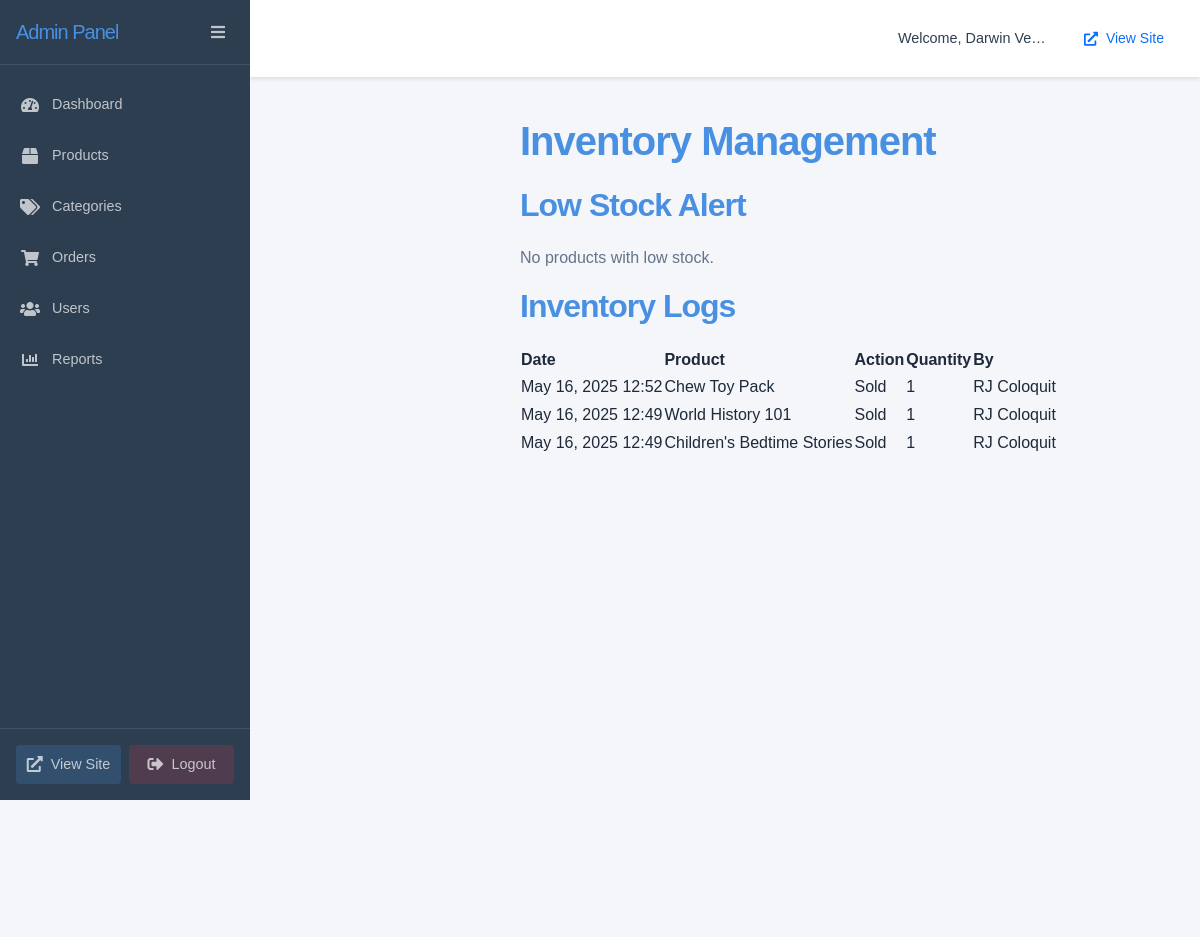
Page /webstore/admin/inventory.php (signed in) on the committed database.
### tables this page shows
CREATE TABLE `inventory_logs` (
  `log_id` int NOT NULL AUTO_INCREMENT,
  `product_id` int DEFAULT NULL,
  `change_type` enum('add','edit','delete','restock','sold') NOT NULL,
  `quantity_change` int NOT NULL,
  `action_by` int DEFAULT NULL,
  `action_time` timestamp NULL DEFAULT CURRENT_TIMESTAMP,
  PRIMARY KEY (`log_id`),
  KEY `product_id` (`product_id`),
  KEY `action_by` (`action_by`),
  CONSTRAINT `inventory_logs_ibfk_1` FOREIGN KEY (`product_id`) REFERENCES `products` (`product_id`),
  CONSTRAINT `inventory_logs_ibfk_2` FOREIGN KEY (`action_by`) REFERENCES `users` (`user_id`)
);

CREATE TABLE `products` (
  `product_id` int NOT NULL AUTO_INCREMENT,
  `category_id` int DEFAULT NULL,
  `name` varchar(150) NOT NULL,
  `description` text,
  `image` varchar(255) DEFAULT NULL,
  `price` decimal(10,2) NOT NULL,
  `stock` int NOT NULL DEFAULT '0',
  `created_at` timestamp NULL DEFAULT CURRENT_TIMESTAMP,
  PRIMARY KEY (`product_id`),
  KEY `category_id` (`category_id`),
  CONSTRAINT `products_ibfk_1` FOREIGN KEY (`category_id`) REFERENCES `categories` (`category_id`) ON DELETE SET NULL
);

CREATE TABLE `users` (
  `user_id` int NOT NULL AUTO_INCREMENT,
  `role` enum('customer','admin') DEFAULT 'customer',
  `full_name` varchar(100) NOT NULL,
  `email` varchar(100) NOT NULL,
  `password` varchar(255) NOT NULL,
  `phone` varchar(20) DEFAULT NULL,
  `address` text,
  `created_at` timestamp NULL DEFAULT CURRENT_TIMESTAMP,
  PRIMARY KEY (`user_id`),
  UNIQUE KEY `email` (`email`)
);

### webstore/includes/functions.php (called while the page is built, shortened)
<?php
function getDBConnection() {
    global $conn;
    return $conn;
}
function getInventoryLogs($limit = 50) {
    $conn = getDBConnection();
    $stmt = $conn->prepare("SELECT il.*, p.name AS product_name, u.full_name
                           FROM inventory_logs il
                           JOIN products p ON il.product_id = p.product_id
                           JOIN users u ON il.action_by = u.user_id
                           ORDER BY il.action_time DESC LIMIT ?");
    $stmt->bind_param("i", $limit);
    $stmt->execute();
    return $stmt->get_result()->fetch_all(MYSQLI_ASSOC);
}
?>

### webstore/admin/inventory.php (the view, shortened to what this page needs)
<?php
require_once '../includes/functions.php';
$inventoryLogs = getInventoryLogs();
$lowStockProducts = getLowStockProducts(5);
include 'includes/header.php';
?>
<div class="admin-container">
    <?php include 'includes/sidebar.php'; ?>
    <main class="admin-content">
        <h1>Inventory Management</h1>
        <div class="inventory-grid">
            <div class="inventory-card">
                <h2>Low Stock Alert</h2>
                <?php if (empty($lowStockProducts)): ?>
                    <p>No products with low stock.</p>
                <?php endif; ?>
            </div>
            <div class="inventory-card">
                <h2>Inventory Logs</h2>
                <?php if (empty($inventoryLogs)): ?>
                    <p>No inventory logs found.</p>
                <?php else: ?>
                    <div class="logs-table">
                        <table>
                            <thead>
                                <tr>
                                    <th>Date</th>
                                    <th>Product</th>
                                    <th>Action</th>
                                    <th>Quantity</th>
                                    <th>By</th>
                                </tr>
                            </thead>
                            <tbody>
                                <?php foreach ($inventoryLogs as $log): ?>
                                    <tr>
                                        <td><?= date('M j, Y H:i', strtotime($log['action_time'])) ?></td>
                                        <td><?= htmlspecialchars($log['product_name']) ?></td>
                                        <td>
                                            <span class="log-action <?= $log['change_type'] ?>">
                                                <?= ucfirst($log['change_type']) ?>
                                            </span>
                                        </td>
                                        <td><?= $log['quantity_change'] ?></td>
                                        <td><?= htmlspecialchars($log['full_name']) ?></td>
                                    </tr>
                                <?php endforeach; ?>
                            </tbody>
                        </table>
                    </div>
                <?php endif; ?>
            </div>
        </div>
    </main>
</div>
<?php include 'includes/footer.php'; ?>

### webstore/admin/css/admin-layout.css (style rules this page uses)
.admin-body { margin: 0; padding: 0; background: #f4f6f9; min-height: 100vh; overflow-x: hidden; }
.admin-container { display: flex; min-height: 100vh; position: relative; background: #f4f6f9; }
.admin-content { flex: 1; margin-left: 250px; min-height: 100vh; transition: margin-left 0.3s ease; position: relative; width: calc(100% - 250px); }

### webstore/css/styles.css (style rules this page uses)
:root { --primary-color: #6366f1; --primary-dark: #4f46e5; --primary-light: #818cf8; --secondary-color: #64748b; --accent-color: #f59e0b; --text-color: #1e293b; --text-light: #64748b; --light-bg: #f8fafc; --border-color: #e2e8f0; --success-color: #10b981; --danger-color: #ef4444; --warning-color: #f59e0b; --info-color: #3b82f6; --shadow-sm: 0 1px 2px 0 rgb(0 0 0 / 0.05); --shadow: 0 4px 6px -1px rgb(0 0 0 / 0.1), 0 2px 4px -2px rgb(0 0 0 / 0.1); --shadow-md: 0 10px 15px -3px rgb(0 0 0 / 0.1), 0 4px 6px -4px rgb(0 0 0 / 0.1); --shadow-lg: 0 20px 25px -5px rgb(0 0 0 / 0.1), 0 8px 10px -6px rgb(0 0 0 / 0.1); --transition-fast: 150ms cubic-bezier(0.4, 0, 0.2, 1); --transition-normal: 300ms cubic-bezier(0.4, 0, 0.2, 1); --transition-slow: 500ms cubic-bezier(0.4, 0, 0.2, 1); }
body { font-family: 'Poppins', sans-serif; color: var(--text-color); background: linear-gradient(120deg, #f8fafc 60%, #e0e7ef 100%); min-height: 100vh; line-height: 1.6; -webkit-font-smoothing: antialiased; -moz-osx-font-smoothing: grayscale; padding-top: 90px; }
h1, h2, h3, h4, h5, h6 { font-family: 'Poppins', sans-serif; font-weight: 900; color: var(--primary-color); letter-spacing: -1px; margin-bottom: 1.3rem; }
h1 { font-size: 2.5rem; }
h2 { font-size: 2rem; }
p { margin-bottom: 1rem; color: var(--text-light); }
:root { --primary-color: #4a90e2; --accent-color: #f39c12; --light-bg: #f8f9fa; }

### webstore/admin/includes/header.php (style rules this page uses)
.admin-body { min-width: 320px; overflow-x: hidden; }
.admin-container { display: flex; min-height: 100vh; position: relative; }
.admin-content { flex: 1; min-width: 0; display: flex; flex-direction: column; }
@media screen and (min-resolution: 1dppx) { .admin-container { min-width: 320px; } }
@media screen and (min-resolution: 1dppx) { .admin-content { min-width: 280px; } }

### rows in the picture
inventory_logs: action_time "May 16, 2025 12:52", product.name "Chew Toy Pack", change_type "Sold", quantity_change "1", action_by.full_name "RJ Coloquit"
inventory_logs: action_time "May 16, 2025 12:49", product.name "World History 101", change_type "Sold", quantity_change "1", action_by.full_name "RJ Coloquit"
inventory_logs: action_time "May 16, 2025 12:49", product.name "Children's Bedtime Stories", change_type "Sold", quantity_change "1", action_by.full_name "RJ Coloquit"

### other values in the picture
$_SESSION['full_name'] "Darwin Ve…"
